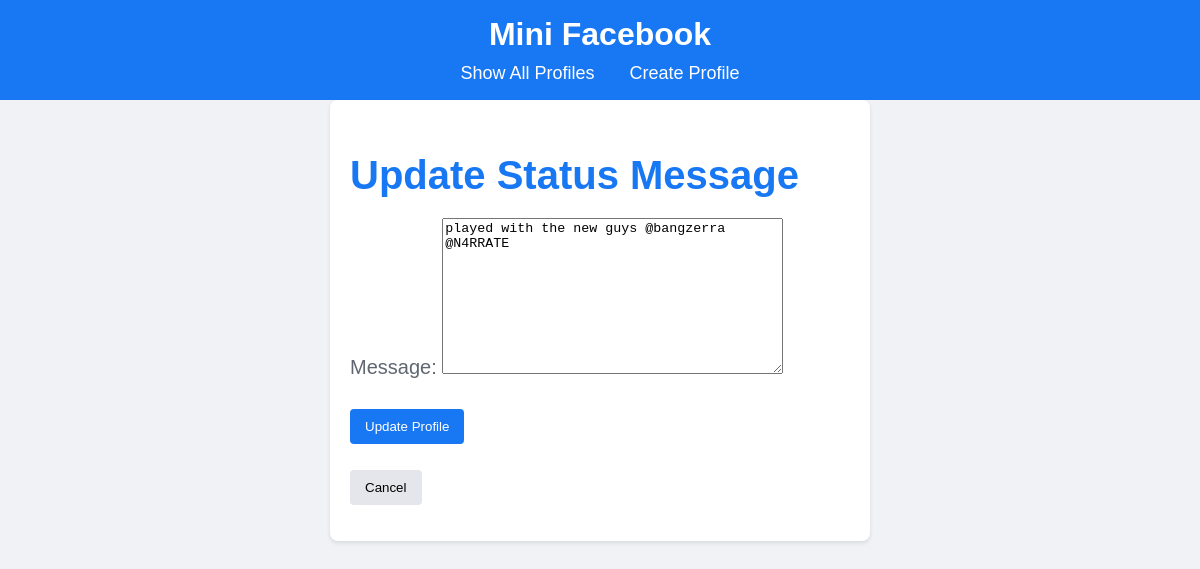
The page /mini_fb/status/4/update/ on the database as committed earlier.
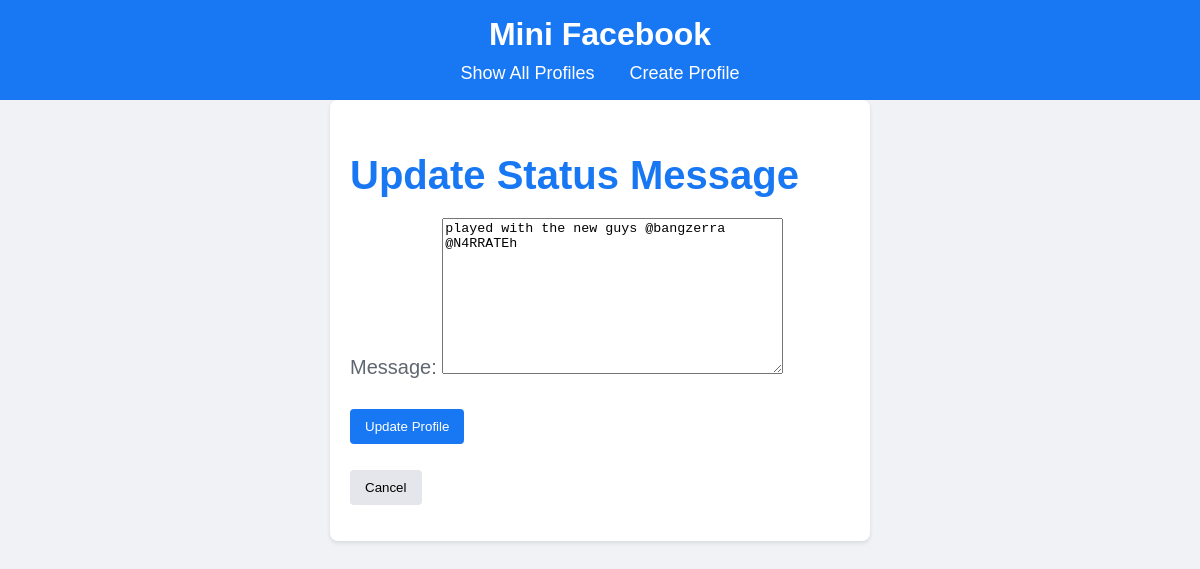
The same page on the database as committed later.
### mini_fb/models.py (models this page shows, shortened)
class StatusMessage(models.Model):
    timestamp = models.DateField(auto_now=True)
    message = models.TextField(blank=False)
    profile = models.ForeignKey("Profile", on_delete=models.CASCADE)

### mini_fb/views.py (the view, shortened to what this page needs)
# urls.py: path(r'status/<int:pk>/update/', views.UpdateStatusMessageView.as_view(), name='update_status'),
class UpdateStatusMessageView(UpdateView):
    model = StatusMessage
    form_class = CreateStatusMessageForm  # Reusing the form for creating/updating
    template_name = 'mini_fb/update_status_form.html'
    context_object_name = 'status_message'

### mini_fb/forms.py
class CreateStatusMessageForm(forms.ModelForm):
    class Meta:
        model = StatusMessage
        fields = ['message'] # which fields to include in the form

### mini_fb/templates/mini_fb/update_status_form.html (shortened to what this page needs)
{% extends 'mini_fb/base.html' %}
{% block content %}
<div class="form-container">
    <h2>Update Status Message</h2>
    <form method="POST">
        {{ form.as_p }}
        <button type="submit" class="btn create" name="Update Profile">Update Profile</button>
    </form>
    <form method="GET" action="{% url 'profile' status_message.profile.id %}">
        <button type="submit" class="btn cancel" name="Cancel">Cancel</button>
    </form>
</div>
{% endblock %}

### mini_fb/templates/mini_fb/base.html (shortened to what this page needs)
 {% load static %}
<html>
    <head>
        <link rel="stylesheet" href="{% static 'styles-mini_fb.css' %}">
    </head>
    <body>
        <header>
            <h1>Mini Facebook</h1>
            <nav class="nav-links">
                <a href="{% url 'show_all_profiles' %}">Show All Profiles</a>
                <a href="{% url 'create_profile' %}">Create Profile</a>
            </nav>
        </header>
        {% block content %}{% endblock %}
    </body>
</html>

### static/styles-mini_fb.css (style rules this page uses)
body { font-family: Arial, sans-serif; margin: 0; padding: 0; background-color: #f0f2f5; }
header { background-color: #1877f2; color: white; text-align: center; padding: 1rem; }
h1 { margin: 0; }
.nav-links { margin-top: 10px; font-size: 18px; }
.nav-links a { color: white; text-decoration: none; margin: 0 15px; transition: color 0.3s; }
.btn { margin-top: 10px; padding: 10px 15px; border-radius: 4px; border: none; cursor: pointer; }
.create { background-color: #1877f2; color: white; }
.cancel { background-color: #e4e6eb; }
.form-container { margin: auto; background-color: #fff; padding: 20px; border-radius: 8px; box-shadow: 0 2px 4px rgba(0, 0, 0, 0.1); width: 500px; }
.form-container h2 { color: #1877f2; font-size: 40px; margin-bottom: 10px; }
.form-container p { color: #606770; font-size: 20px; }

Rows that differ between the two databases and show on the page:
changed StatusMessage: message "played with the new guys @bangzerra @N4RRATE" → "played with the new guys @bangzerra @N4RRATEh"
